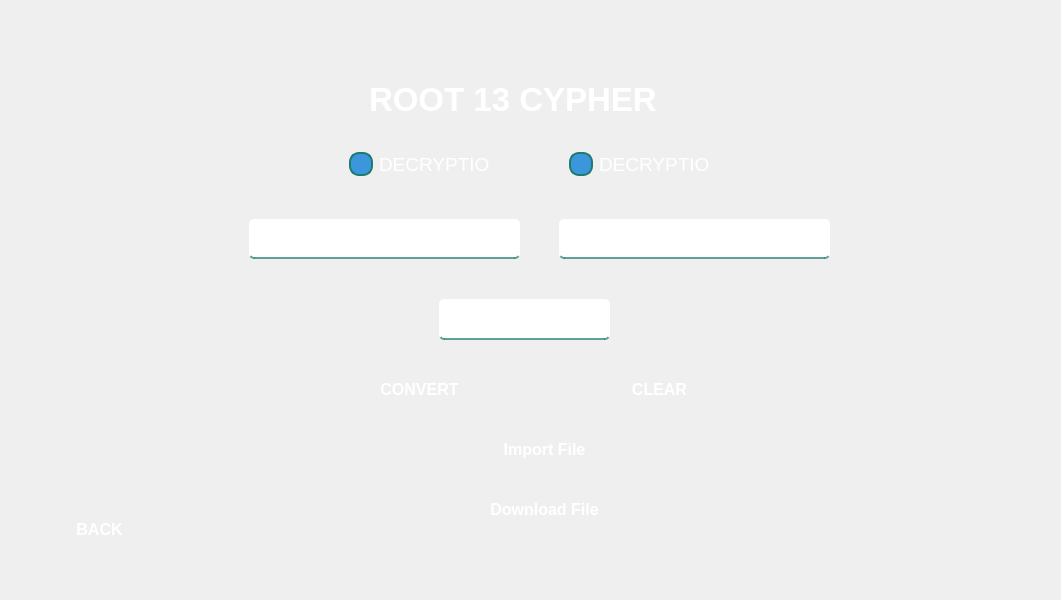
<?xml version="1.0" encoding="UTF-8"?>
<ui version="4.0">
 <class>Form</class>
 <widget class="QWidget" name="Form">
  <property name="geometry">
   <rect>
    <x>0</x>
    <y>0</y>
    <width>1061</width>
    <height>600</height>
   </rect>
  </property>
  <property name="font">
   <font>
    <family>Marlett</family>
    <pointsize>10</pointsize>
   </font>
  </property>
  <property name="windowTitle">
   <string>Form</string>
  </property>
  <widget class="QWidget" name="widget" native="true">
   <property name="geometry">
    <rect>
     <x>9</x>
     <y>19</y>
     <width>1011</width>
     <height>561</height>
    </rect>
   </property>
   <property name="font">
    <font>
     <family>Segoe UI</family>
     <pointsize>10</pointsize>
    </font>
   </property>
   <widget class="QLabel" name="label">
    <property name="geometry">
     <rect>
      <x>10</x>
      <y>0</y>
      <width>971</width>
      <height>551</height>
     </rect>
    </property>
    <property name="styleSheet">
     <string notr="true">border-image: url(:/images/WhatsApp Image 2025-05-04 at 07.01.51_cc208cae.jpg);
border-top-left-radius: 50px;
border-top-RIGHT-radius: 50px;
border-BOTTOM-left-radius: 50px;
border-BOTTOM-RIGHT-radius: 50px;
</string>
    </property>
    <property name="text">
     <string/>
    </property>
   </widget>
   <widget class="QLineEdit" name="lineEdit_2">
    <property name="geometry">
     <rect>
      <x>240</x>
      <y>200</y>
      <width>271</width>
      <height>40</height>
     </rect>
    </property>
    <property name="font">
     <font>
      <family>Segoe UI</family>
      <pointsize>-1</pointsize>
     </font>
    </property>
    <property name="styleSheet">
     <string notr="true">#lineEdit_2 {
    background-color: qlineargradient(
        spread:pad, x1:0, y1:0, x2:1, y2:0,
        stop:0 rgba(30, 123, 111, 0.5), /* أخضر مزرق مع شفافية */
        stop:1 rgba(60, 150, 220, 0.5)  /* أزرق مع شفافية */
    );
    border: none;
    border-bottom: 2px solid rgba(30, 123, 111, 0.7); /* حد سفلي بلون أخضر مع شفافية */
    color: white; /* تغيير لون النص إلى الأبيض */
    padding-bottom: 7px; /* المسافة الداخلية السفلية */
    font-size: 16px; /* حجم الخط */
    border-radius: 5px; /* حواف دائرية خفيفة */
}

#lineEdit_2:focus {
    background-color: qlineargradient(
        spread:pad, x1:0, y1:0, x2:1, y2:0,
        stop:0 rgba(30, 123, 111, 0.7), /* أخضر مزرق مع شفافية عند التركيز */
        stop:1 rgba(60, 150, 220, 0.7)  /* أزرق مع شفافية عند التركيز */
    );
    border-bottom: 2px solid rgba(30, 123, 111, 1); /* حد سفلي أخضر عند التركيز */
    outline: none; /* إزالة الخط المحيط عند التركيز */
}

#lineEdit_2:hover {
    border-bottom: 2px solid rgba(30, 123, 111, 1); /* تفاعل عند المرور بالماوس */
}

#lineEdit_2:disabled {
    background-color: rgba(240, 240, 240, 0.6); /* خلفية باهتة عند تعطيل الحقل */
    color: rgba(128, 128, 128, 0.6); /* لون النص عند تعطيل الحقل */
    border-bottom: 2px solid rgba(200, 200, 200, 0.6); /* حدود باهتة عند تعطيل الحقل */
}
</string>
    </property>
    <property name="text">
     <string/>
    </property>
    <property name="echoMode">
     <enum>QLineEdit::EchoMode::Normal</enum>
    </property>
    <property name="dragEnabled">
     <bool>false</bool>
    </property>
    <property name="readOnly">
     <bool>false</bool>
    </property>
    <property name="placeholderText">
     <string>Plain Text</string>
    </property>
   </widget>
   <widget class="QPushButton" name="pushButton">
    <property name="geometry">
     <rect>
      <x>460</x>
      <y>410</y>
      <width>151</width>
      <height>41</height>
     </rect>
    </property>
    <property name="font">
     <font>
      <family>Segoe UI</family>
      <pointsize>12</pointsize>
      <bold>true</bold>
     </font>
    </property>
    <property name="styleSheet">
     <string notr="true">QPushButton#pushButton {
    background-color: qlineargradient(
        spread:pad, x1:0, y1:0, x2:1, y2:0,
        stop:0 rgba(30, 123, 111, 255),     /* بداية التدرج – أخضر مزرق */
        stop:1 rgba(60, 150, 220, 255)      /* نهاية التدرج – أزرق أوضح */
    );
    color: white;
    border-radius: 20px;
    padding: 8px 20px;
}

QPushButton#pushButton:hover {
    background-color: qlineargradient(
        spread:pad, x1:0, y1:0, x2:1, y2:0,
        stop:0 rgba(25, 115, 105, 255),
        stop:1 rgba(50, 135, 210, 255)      /* زر hover بدرجة أزرق أوضح */
    );
}

QPushButton#pushButton:pressed {
    padding-top: 5px;
    padding-left: 5px;
    background-color: rgb(20, 100, 120);   /* أزرق مخضر غامق وقت الضغط */
}
</string>
    </property>
    <property name="text">
     <string>Import File</string>
    </property>
   </widget>
   <widget class="QLineEdit" name="lineEdit_4">
    <property name="geometry">
     <rect>
      <x>550</x>
      <y>200</y>
      <width>271</width>
      <height>40</height>
     </rect>
    </property>
    <property name="font">
     <font>
      <family>Segoe UI</family>
      <pointsize>-1</pointsize>
     </font>
    </property>
    <property name="styleSheet">
     <string notr="true">#lineEdit_4 {
    background-color: qlineargradient(
        spread:pad, x1:0, y1:0, x2:1, y2:0,
        stop:0 rgba(30, 123, 111, 0.5), /* أخضر مزرق مع شفافية */
        stop:1 rgba(60, 150, 220, 0.5)  /* أزرق مع شفافية */
    );
    border: none;
    border-bottom: 2px solid rgba(30, 123, 111, 0.7); /* حد سفلي بلون أخضر مع شفافية */
    color: white; /* تغيير لون النص إلى الأبيض */
    padding-bottom: 7px; /* المسافة الداخلية السفلية */
    font-size: 16px; /* حجم الخط */
    border-radius: 5px; /* حواف دائرية خفيفة */
}

#lineEdit_4:focus {
    background-color: qlineargradient(
        spread:pad, x1:0, y1:0, x2:1, y2:0,
        stop:0 rgba(30, 123, 111, 0.7), /* أخضر مزرق مع شفافية عند التركيز */
        stop:1 rgba(60, 150, 220, 0.7)  /* أزرق مع شفافية عند التركيز */
    );
    border-bottom: 2px solid rgba(30, 123, 111, 1); /* حد سفلي أخضر عند التركيز */
    outline: none; /* إزالة الخط المحيط عند التركيز */
}

#lineEdit_4:hover {
    border-bottom: 2px solid rgba(30, 123, 111, 1); /* تفاعل عند المرور بالماوس */
}

#lineEdit_4:disabled {
    background-color: rgba(240, 240, 240, 0.6); /* خلفية باهتة عند تعطيل الحقل */
    color: rgba(128, 128, 128, 0.6); /* لون النص عند تعطيل الحقل */
    border-bottom: 2px solid rgba(200, 200, 200, 0.6); /* حدود باهتة عند تعطيل الحقل */
}
</string>
    </property>
    <property name="text">
     <string/>
    </property>
    <property name="echoMode">
     <enum>QLineEdit::EchoMode::Normal</enum>
    </property>
    <property name="placeholderText">
     <string>Cypher Text</string>
    </property>
   </widget>
   <widget class="QLineEdit" name="lineEdit_5">
    <property name="geometry">
     <rect>
      <x>430</x>
      <y>280</y>
      <width>171</width>
      <height>41</height>
     </rect>
    </property>
    <property name="font">
     <font>
      <family>Segoe UI</family>
      <pointsize>-1</pointsize>
     </font>
    </property>
    <property name="styleSheet">
     <string notr="true">#lineEdit_5 {
    background-color: qlineargradient(
        spread:pad, x1:0, y1:0, x2:1, y2:0,
        stop:0 rgba(30, 123, 111, 0.5), /* أخضر مزرق مع شفافية */
        stop:1 rgba(60, 150, 220, 0.5)  /* أزرق مع شفافية */
    );
    border: none;
    border-bottom: 2px solid rgba(30, 123, 111, 0.7); /* حد سفلي بلون أخضر مع شفافية */
    color: white; /* تغيير لون النص إلى الأبيض */
    padding-bottom: 7px; /* المسافة الداخلية السفلية */
    font-size: 16px; /* حجم الخط */
    border-radius: 5px; /* حواف دائرية خفيفة */
}

#lineEdit_5:focus {
    background-color: qlineargradient(
        spread:pad, x1:0, y1:0, x2:1, y2:0,
        stop:0 rgba(30, 123, 111, 0.7), /* أخضر مزرق مع شفافية عند التركيز */
        stop:1 rgba(60, 150, 220, 0.7)  /* أزرق مع شفافية عند التركيز */
    );
    border-bottom: 2px solid rgba(30, 123, 111, 1); /* حد سفلي أخضر عند التركيز */
    outline: none; /* إزالة الخط المحيط عند التركيز */
}

#lineEdit_5:hover {
    border-bottom: 2px solid rgba(30, 123, 111, 1); /* تفاعل عند المرور بالماوس */
}

#lineEdit_5:disabled {
    background-color: rgba(240, 240, 240, 0.6); /* خلفية باهتة عند تعطيل الحقل */
    color: rgba(128, 128, 128, 0.6); /* لون النص عند تعطيل الحقل */
    border-bottom: 2px solid rgba(200, 200, 200, 0.6); /* حدود باهتة عند تعطيل الحقل */
}
</string>
    </property>
    <property name="text">
     <string/>
    </property>
    <property name="placeholderText">
     <string>KEY</string>
    </property>
   </widget>
   <widget class="QPushButton" name="pushButton_3">
    <property name="geometry">
     <rect>
      <x>460</x>
      <y>470</y>
      <width>151</width>
      <height>40</height>
     </rect>
    </property>
    <property name="font">
     <font>
      <family>Segoe UI</family>
      <pointsize>12</pointsize>
      <bold>true</bold>
     </font>
    </property>
    <property name="styleSheet">
     <string notr="true">QPushButton#pushButton_3 {
    background-color: qlineargradient(
        spread:pad, x1:0, y1:0, x2:1, y2:0,
        stop:0 rgba(30, 123, 111, 255),     /* بداية التدرج – أخضر مزرق */
        stop:1 rgba(60, 150, 220, 255)      /* نهاية التدرج – أزرق أوضح */
    );
    color: white;
    border-radius: 20px;
    padding: 8px 20px;
}

QPushButton#pushButton_3:hover {
    background-color: qlineargradient(
        spread:pad, x1:0, y1:0, x2:1, y2:0,
        stop:0 rgba(25, 115, 105, 255),
        stop:1 rgba(50, 135, 210, 255)      /* زر hover بدرجة أزرق أوضح */
    );
}

QPushButton#pushButton_3:pressed {
    padding-top: 5px;
    padding-left: 5px;
    background-color: rgb(20, 100, 120);   /* أزرق مخضر غامق وقت الضغط */
}
</string>
    </property>
    <property name="text">
     <string>Download File</string>
    </property>
   </widget>
   <widget class="QPushButton" name="pushButton_4">
    <property name="geometry">
     <rect>
      <x>580</x>
      <y>350</y>
      <width>141</width>
      <height>40</height>
     </rect>
    </property>
    <property name="font">
     <font>
      <family>Segoe UI</family>
      <pointsize>12</pointsize>
      <bold>true</bold>
     </font>
    </property>
    <property name="styleSheet">
     <string notr="true">QPushButton#pushButton_4 {
    background-color: qlineargradient(
        spread:pad, x1:0, y1:0, x2:1, y2:0,
        stop:0 rgba(30, 123, 111, 255),     /* بداية التدرج – أخضر مزرق */
        stop:1 rgba(60, 150, 220, 255)      /* نهاية التدرج – أزرق أوضح */
    );
    color: white;
    border-radius: 20px;
    padding: 8px 20px;
}

QPushButton#pushButton_4:hover {
    background-color: qlineargradient(
        spread:pad, x1:0, y1:0, x2:1, y2:0,
        stop:0 rgba(25, 115, 105, 255),
        stop:1 rgba(50, 135, 210, 255)      /* زر hover بدرجة أزرق أوضح */
    );
}

QPushButton#pushButton_4:pressed {
    padding-top: 5px;
    padding-left: 5px;
    background-color: rgb(20, 100, 120);   /* أزرق مخضر غامق وقت الضغط */
}
</string>
    </property>
    <property name="text">
     <string>CLEAR</string>
    </property>
   </widget>
   <widget class="QPushButton" name="pushButton_5">
    <property name="geometry">
     <rect>
      <x>340</x>
      <y>350</y>
      <width>141</width>
      <height>40</height>
     </rect>
    </property>
    <property name="font">
     <font>
      <family>Segoe UI</family>
      <pointsize>12</pointsize>
      <bold>true</bold>
     </font>
    </property>
    <property name="styleSheet">
     <string notr="true">QPushButton#pushButton_5 {
    background-color: qlineargradient(
        spread:pad, x1:0, y1:0, x2:1, y2:0,
        stop:0 rgba(30, 123, 111, 255),     /* بداية التدرج – أخضر مزرق */
        stop:1 rgba(60, 150, 220, 255)      /* نهاية التدرج – أزرق أوضح */
    );
    color: white;
    border-radius: 20px;
    padding: 8px 20px;
}

QPushButton#pushButton_5:hover {
    background-color: qlineargradient(
        spread:pad, x1:0, y1:0, x2:1, y2:0,
        stop:0 rgba(25, 115, 105, 255),
        stop:1 rgba(50, 135, 210, 255)      /* زر hover بدرجة أزرق أوضح */
    );
}

QPushButton#pushButton_5:pressed {
    padding-top: 5px;
    padding-left: 5px;
    background-color: rgb(20, 100, 120);   /* أزرق مخضر غامق وقت الضغط */
}
</string>
    </property>
    <property name="text">
     <string>CONVERT</string>
    </property>
   </widget>
   <widget class="QRadioButton" name="radioButton">
    <property name="geometry">
     <rect>
      <x>550</x>
      <y>120</y>
      <width>161</width>
      <height>51</height>
     </rect>
    </property>
    <property name="font">
     <font>
      <family>Segoe UI</family>
      <pointsize>14</pointsize>
     </font>
    </property>
    <property name="styleSheet">
     <string notr="true">QRadioButton#radioButton {
    color: white;
    padding: 10px;
}

QRadioButton#radioButton::indicator {
    border: 2px solid rgba(30, 123, 111, 255); /* Outer border color – bluish green */
    border-radius: 10px;
    width: 20px;
    height: 20px;
    background-color: rgba(60, 150, 220, 255); /* Base color – light blue */
}

QRadioButton#radioButton::indicator:checked {
    background-color: rgba(25, 115, 105, 255); /* When checked – greenish blue */
    border: 2px solid rgba(50, 135, 210, 255); /* Border color when checked */
}

QRadioButton#radioButton::indicator:hover {
    background-color: rgba(50, 135, 210, 255); /* Light blue on hover */
    border: 2px solid rgba(30, 123, 111, 255); /* Border color on hover */
}
</string>
    </property>
    <property name="text">
     <string>DECRYPTION</string>
    </property>
   </widget>
   <widget class="QRadioButton" name="radioButton_2">
    <property name="geometry">
     <rect>
      <x>330</x>
      <y>120</y>
      <width>161</width>
      <height>51</height>
     </rect>
    </property>
    <property name="font">
     <font>
      <family>Segoe UI</family>
      <pointsize>14</pointsize>
     </font>
    </property>
    <property name="styleSheet">
     <string notr="true">QRadioButton#radioButton_2 {
    color: white;
    padding: 10px;
}

QRadioButton#radioButton_2::indicator {
    border: 2px solid rgba(30, 123, 111, 255); /* Outer border color – bluish green */
    border-radius: 10px;
    width: 20px;
    height: 20px;
    background-color: rgba(60, 150, 220, 255); /* Base color – light blue */
}

QRadioButton#radioButton_2::indicator:checked {
    background-color: rgba(25, 115, 105, 255); /* When checked – greenish blue */
    border: 2px solid rgba(50, 135, 210, 255); /* Border color when checked */
}

QRadioButton#radioButton_2::indicator:hover {
    background-color: rgba(50, 135, 210, 255); /* Light blue on hover */
    border: 2px solid rgba(30, 123, 111, 255); /* Border color on hover */
}
</string>
    </property>
    <property name="text">
     <string>DECRYPTION</string>
    </property>
   </widget>
   <widget class="QLabel" name="label_2">
    <property name="geometry">
     <rect>
      <x>360</x>
      <y>60</y>
      <width>381</width>
      <height>41</height>
     </rect>
    </property>
    <property name="font">
     <font>
      <family>Segoe UI</family>
      <pointsize>25</pointsize>
      <bold>true</bold>
     </font>
    </property>
    <property name="styleSheet">
     <string notr="true">color: rgb(255, 255, 255);</string>
    </property>
    <property name="text">
     <string>ROOT 13 CYPHER</string>
    </property>
   </widget>
   <widget class="QPushButton" name="pushButton_6">
    <property name="geometry">
     <rect>
      <x>40</x>
      <y>490</y>
      <width>101</width>
      <height>41</height>
     </rect>
    </property>
    <property name="font">
     <font>
      <family>Segoe UI</family>
      <pointsize>12</pointsize>
      <bold>true</bold>
     </font>
    </property>
    <property name="styleSheet">
     <string notr="true">QPushButton#pushButton_6 {
    background-color: qlineargradient(
        spread:pad, x1:0, y1:0, x2:1, y2:0,
        stop:0 rgba(30, 123, 111, 255),     /* بداية التدرج – أخضر مزرق */
        stop:1 rgba(60, 150, 220, 255)      /* نهاية التدرج – أزرق أوضح */
    );
    color: white;
    border-radius: 20px;
    padding: 8px 20px;
}

QPushButton#pushButton_6:hover {
    background-color: qlineargradient(
        spread:pad, x1:0, y1:0, x2:1, y2:0,
        stop:0 rgba(25, 115, 105, 255),
        stop:1 rgba(50, 135, 210, 255)      /* زر hover بدرجة أزرق أوضح */
    );
}

QPushButton#pushButton_6:pressed {
    padding-top: 5px;
    padding-left: 5px;
    background-color: rgb(20, 100, 120);   /* أزرق مخضر غامق وقت الضغط */
}
</string>
    </property>
    <property name="text">
     <string>BACK</string>
    </property>
   </widget>
  </widget>
 </widget>
 <resources>
  <include location="../../../../../Qt/6.8.3/mingw_64/bin/src.qrc"/>
 </resources>
 <connections/>
</ui>
